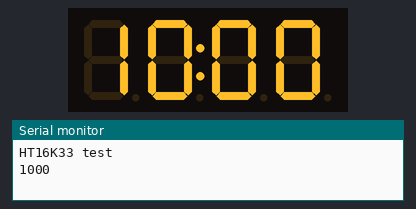
Recording of a sketch running on a simulated Arduino Uno, built with avr-gcc and run on an emulated ATmega328P. Shown: 4-digit seven-segment display, the last lines printed to the serial monitor.

Above: at 0.1 s.
At 4.1 s:
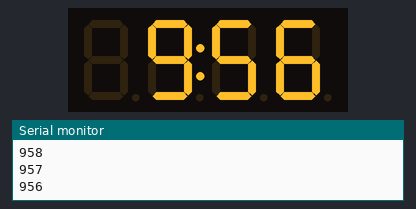
At 9.1 s:
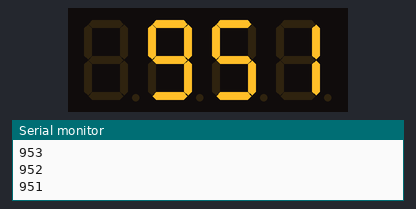
At 19.1 s:
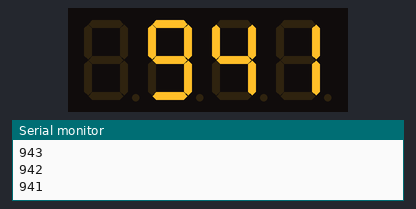
At 28.1 s:
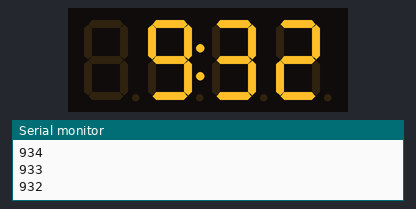
At 38.2 s:
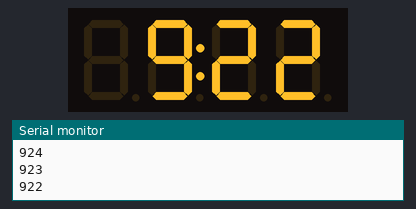

The sketch:

timer_with_4_seg_i2c_led.ino
```cpp
#include <Wire.h>
#include "Adafruit_LEDBackpack.h"
#include "Adafruit_GFX.h"

Adafruit_7segment matrix = Adafruit_7segment();

int minute=10;
int second=0;
boolean drawcolon = true;

void setup() {
  Serial.begin(9600);
  Serial.println("HT16K33 test");
  matrix.begin(0x70);  // pass in the address
  setupInterrupt();
}

void loop(){
  display_led();
  delay(1000);
}

//*************************
void tick(){
    second--;
    if ( second < 0 ){
      minute--;
      second = 59;
    }
}

void display_led(){
   int distr = minute*100+second;
   //Serial.print("Timer is ");
   Serial.println(distr);
   matrix.print(distr, DEC);
   matrix.drawColon(drawcolon);
   drawcolon = !drawcolon;
   matrix.writeDisplay();
}

//*************************

byte tcnt2;
unsigned long time = 1000;

// Credits for the interrupt setup routine:
// http://popdevelop.com/2010/04/mastering-timer-interrupts-on-the-arduino/
void setupInterrupt()
{
  /* First disable the timer overflow interrupt while we're configuring */
  TIMSK2 &= ~(1<<TOIE2);

  /* Configure timer2 in normal mode (pure counting, no PWM etc.) */
  TCCR2A &= ~((1<<WGM21) | (1<<WGM20));
  TCCR2B &= ~(1<<WGM22);

  /* Select clock source: internal I/O clock */
  ASSR &= ~(1<<AS2);

  /* Disable Compare Match A interrupt enable (only want overflow) */
  TIMSK2 &= ~(1<<OCIE2A);

  /* Now configure the prescaler to CPU clock divided by 128 */
  TCCR2B |= (1<<CS22)  | (1<<CS20); // Set bits
  TCCR2B &= ~(1<<CS21);             // Clear bit

  /* We need to calculate a proper value to load the timer counter.
   * The following loads the value 131 into the Timer 2 counter register
   * The math behind this is:
   * (CPU frequency) / (prescaler value) = 125000 Hz = 8us.
   * (desired period) / 8us = 125.
   * MAX(uint8) + 1 - 125 = 131;
   */
  /* Save value globally for later reload in ISR */
  tcnt2 = 131;

  /* Finally load end enable the timer */
  TCNT2 = tcnt2;
  TIMSK2 |= (1<<TOIE2);
}

/*
 * Install the Interrupt Service Routine (ISR) for Timer2 overflow.
 * This is normally done by writing the address of the ISR in the
 * interrupt vector table but conveniently done by using ISR()  */
ISR(TIMER2_OVF_vect) {
  /* Reload the timer */
  TCNT2 = tcnt2;

  if(time > 0)
  {
    time--;
    if(time==0){
      time=1000;
      tick();
    }
  }
}
```

Measured:
- what the display in image 1 shows lasts 1.0 s, from 4.0 s to 5.0 s
